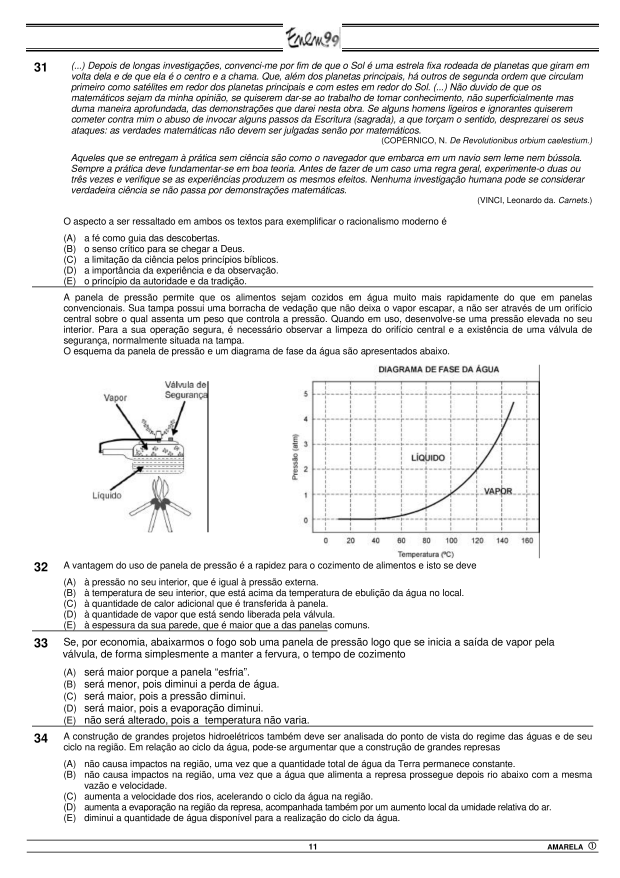
#> input picture 2Passo-RemoverBordasPaginasInteiras/imagens-convertidas/pagina_enem_10.png, 2480 x 3509 px (shown at 1/4 size); its folder holds 4 pictures in this run
$ python remover-bordas.py
#> lines starting #> are read from the running program, lines starting #| are printed output that depends on the picture
"""
Propósito: remover as bordas externas das páginas
Autor: Alexandre Nassar de Peder
Criação: 02/10/2025
Atualização: 03/06/2026

OBS1: puxe a pasta "imagens-convertidas" do passo 1 para essa pasta do passo 2

OBS2: abra a imagem no GIMP e conte pixels para saber quanto de borda tem que cortar.

OBS3: atualize a linha 33 com os valores corretos de corte (esquerda, superior, direita, inferior)

OBS4: tenha em mente desde já que você vai usar as imagens futuramente, então corte pensando na melhor maneira para executar todos os 12 passos

OBS5: execute o código, e abra as imagens para conferir se as bordas foram removidas corretamente. Se não, ajuste os valores de corte e execute novamente.
"""

from PIL import Image
import os

pasta_imagens = "imagens-convertidas"
pasta_saida = "sem-bordas-externas"

os.makedirs(pasta_saida, exist_ok=True)

for nome_arquivo in os.listdir(pasta_imagens):
    if nome_arquivo.lower().endswith(".png"):
        caminho_entrada = os.path.join(pasta_imagens, nome_arquivo)
        imagem = Image.open(caminho_entrada)
#> imagem is the input picture: PIL image 2480x3509 RGB; min 0, max 255, mean 235.7

        largura, altura = imagem.size
#> largura = 2480; altura = 3509

        # Extrai o número da página a partir do nome do arquivo (ex: 'pagina_enem_10.png' -> 10)
        num_pagina = int(nome_arquivo.split("_")[-1].split(".")[0])

        if num_pagina % 2 == 0:
            # Páginas pares
            caixa_corte = (128, 241, largura - 107, altura - 150)
#> caixa_corte = (128, 241, 2373, 3359)
        else:
            # Páginas ímpares
            caixa_corte = (105, 241, largura - 130, altura - 150)

        imagem_cortada = imagem.crop(caixa_corte)
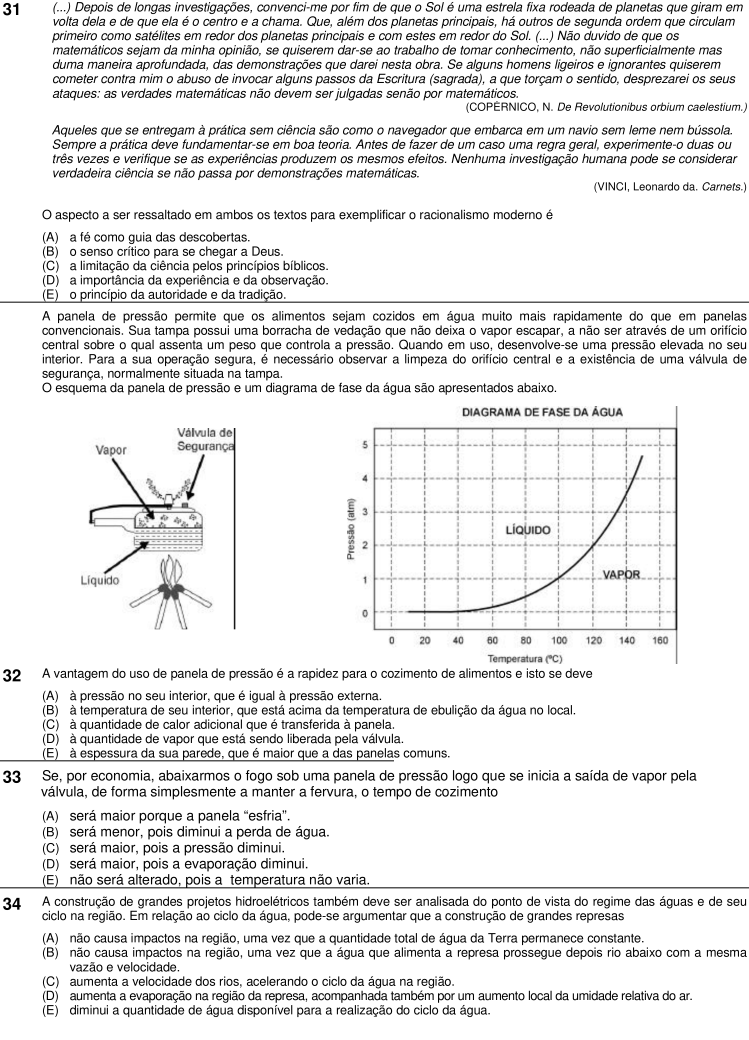
#> imagem_cortada: PIL image 2245x3118 RGB (shown at 1/3 size); min 0, max 255, mean 233.1

        caminho_saida = os.path.join(pasta_saida, nome_arquivo)
        imagem_cortada.save(caminho_saida)
#> pass 2 of the loop `for nome_arquivo in os.listdir(pasta_imagens):`:
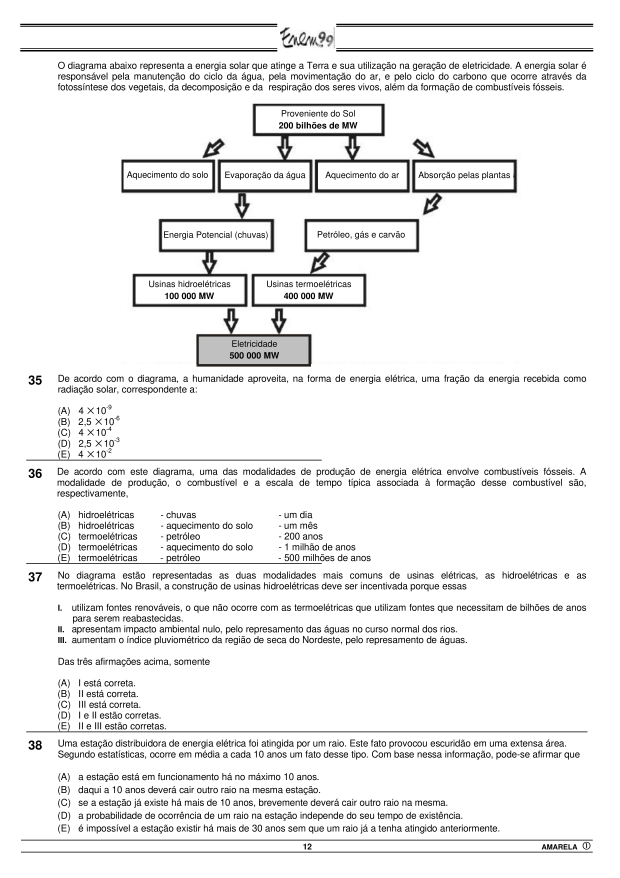
#> input picture 2Passo-RemoverBordasPaginasInteiras/imagens-convertidas/pagina_enem_11.png, 2480 x 3509 px (shown at 1/4 size)
#> imagem is the input picture: PIL image 2480x3509 RGB; mean R, G, B 238.3, 238.3, 238.3
#> `imagem_cortada = imagem.crop(caixa_corte)`:
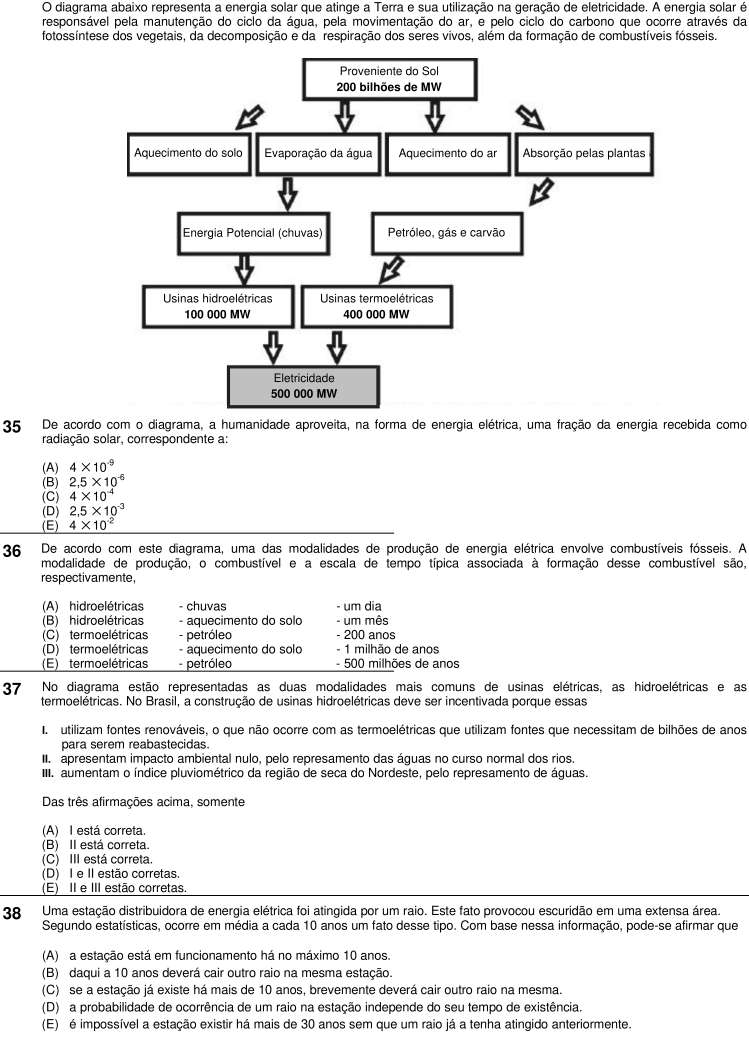
#> imagem_cortada: PIL image 2245x3118 RGB (shown at 1/3 size); mean R, G, B 236.3, 236.3, 236.3
#> pass 3 of the loop `for nome_arquivo in os.listdir(pasta_imagens):`:
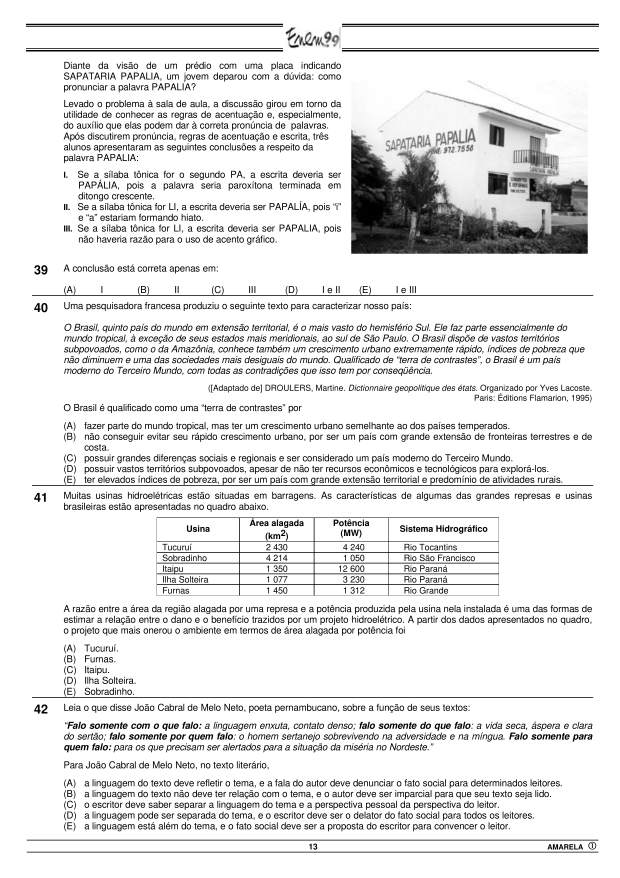
#> input picture 2Passo-RemoverBordasPaginasInteiras/imagens-convertidas/pagina_enem_12.png, 2480 x 3509 px (shown at 1/4 size)
#> imagem is the input picture: PIL image 2480x3509 RGB; min 0, max 255, mean 228.8
#> `imagem_cortada = imagem.crop(caixa_corte)`:
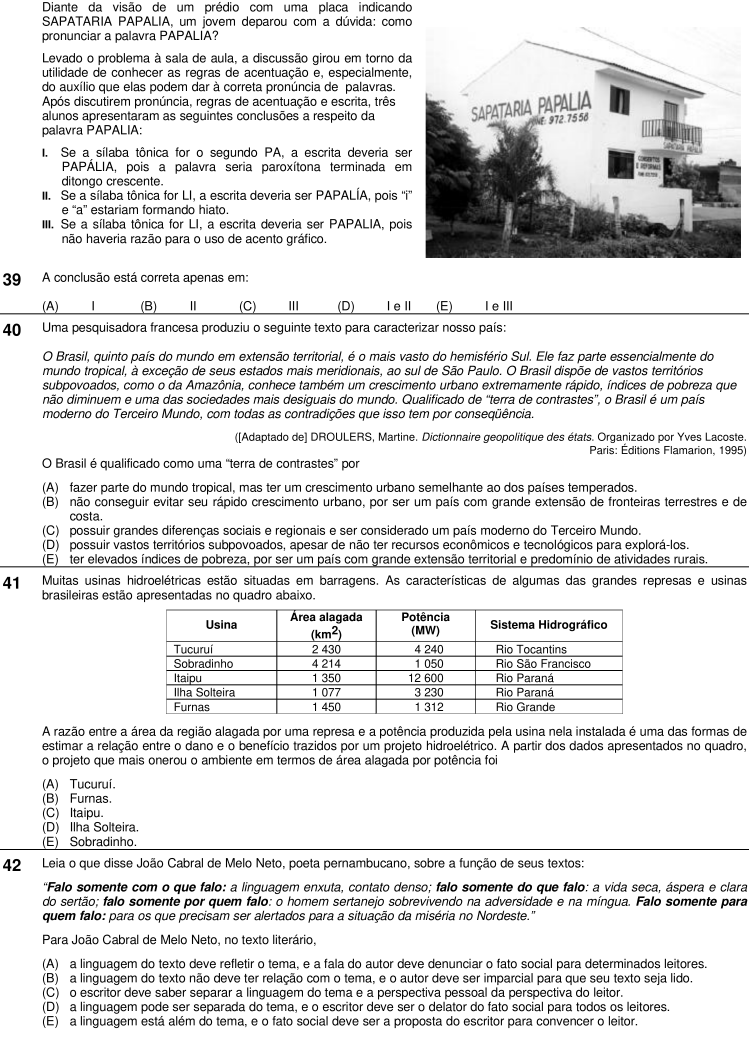
#> imagem_cortada: PIL image 2245x3118 RGB (shown at 1/3 size); min 0, max 255, mean 224.4
#> the loop made 4 passes; the first 3 are shown

print("Recorte das bordas concluído.")
